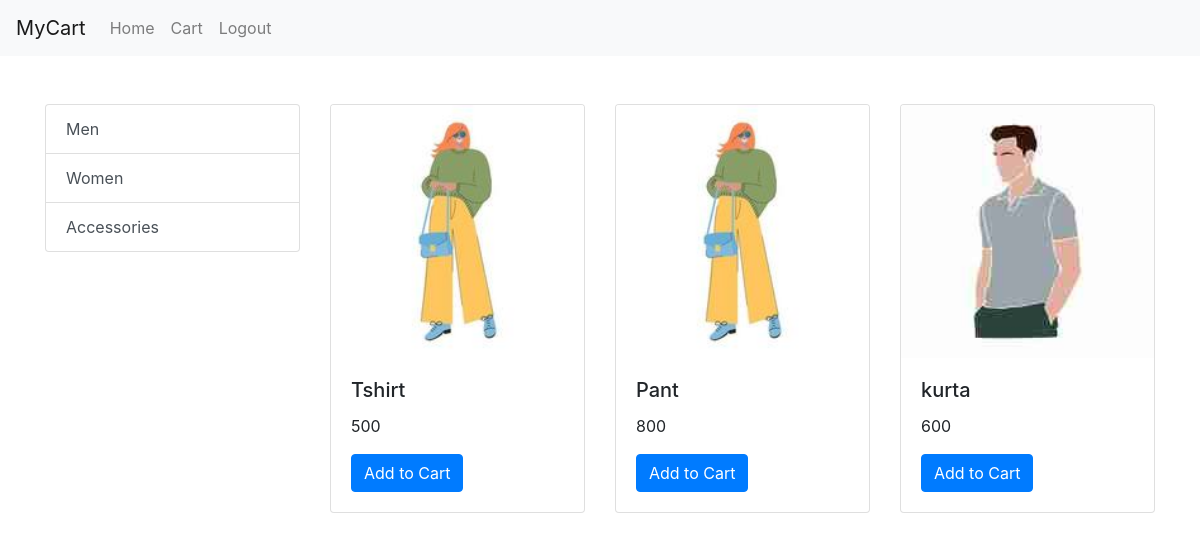
Screenshot of /store/?category=1 with the database file from the repository.
### store/models.py (models this page shows, shortened)
class Category(models.Model):
    id=models.AutoField
    name=models.CharField(max_length=50)
    def __str__(self):
        return self.name

class Product(models.Model):
    id=models.AutoField
    name = models.CharField(max_length=100)
    price = models.IntegerField(default=0)
    category=models.ForeignKey(Category,on_delete=models.CASCADE,default="")
    image=models.ImageField(upload_to='products/')
    def products_bycategory(id):
        return Product.objects.filter(category=id)

### store/views.py (the view, shortened to what this page needs)
# urls.py: path('store/',include('store.urls')),
def store(request):
    if request.method=='GET':
        products=Product.objects.all()
        categories=Category.objects.all()
        categroy_id=request.GET.get('category')
        if categroy_id:
            products=Product.products_bycategory(categroy_id)
        data={}
        user_email=request.session.get('user_email')
        print(user_email)
        data['products']=products
        data['categories']=categories
        return render(request,'store.html',data)

### store/templates/store.html
{%extends 'base.html'%}
{% block Body %}
  <div class="container mt-5">
    <div class="row">
      <div class="col-md-3">
        <div class="list-group">
          {%for category in categories%}
          <a href="/store/?category={{category.id}}" class="list-group-item list-group-item-action">{{category}}</a>
          {%endfor%}
        </div>
      </div>
      <div class="col-md-9">
        <div class="row">
          {%for product in products%}
          <div class="col-md-4 mb-4">
            <div class="card">
              <img src="{{product.image.url}}" class="card-img-top" alt="Product 1">
              <div class="card-body">
                <h5 class="card-title">{{product.name}}</h5>
                <p class="card-text">{{product.price}}</p>
                {%if profile%}
                {%if product in product_incartitem %}
                <form method="GET" action="">
                  {% csrf_token %}
                  <button type="submit" class="btn btn-primary disbaled">Added to Cart</button>
                </form>
                {%else%}
                <form method="POST" action="">
                  {% csrf_token %}
                  <input type="hidden" name="product_id" value="{{ product.id }}">
                  <button type="submit" class="btn btn-primary ">Add to Cart</button>
                </form>
                {%endif%}
                {%else%}
                <a href="/signup/" class="btn btn-primary">Add to Cart</a>
                {%endif%}
              </div>
            </div>
          </div>
          {%endfor%}
        </div>
      </div>
    </div>
  </div>
{%endblock%}

### rows the page displays
Category: name "Men"
Category: name "Women"
Category: name "Accessories"
Product: image (picture), name "Tshirt", price "500"
Product: image (picture), name "Pant", price "800"
Product: image (picture), name "kurta", price "600"
